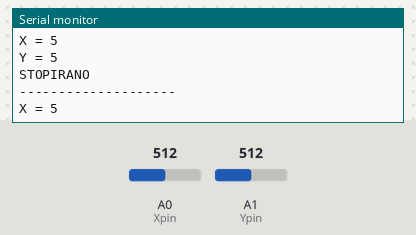
The sketch below on a simulated Arduino Uno, built with avr-gcc and run on an emulated ATmega328P. On the bench: the last lines printed to the serial monitor. Inputs (shaded band) come from the test bench; at power-on: A0 (Xpin) = 512, A1 (Ypin) = 512. No radio packets arrive unless stated.

Above: at 1.2 s.
1.3 s: A0 (Xpin) set to 494
At 2.3 s:
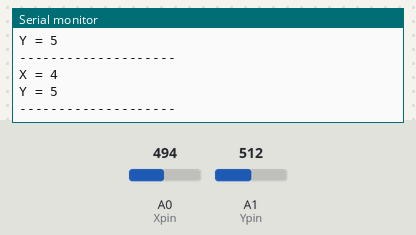
2.8 s: A1 (Ypin) set to 108
At 3.5 s:
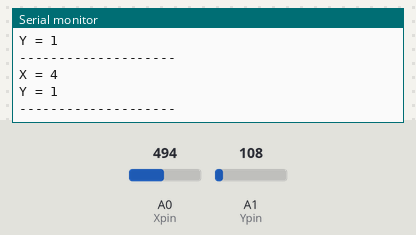
4.3 s: A1 (Ypin) set to 92
At 5.3 s:
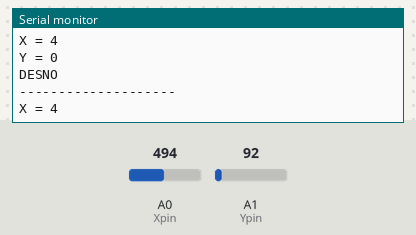
5.9 s: A0 (Xpin) set to 324
At 7.0 s:
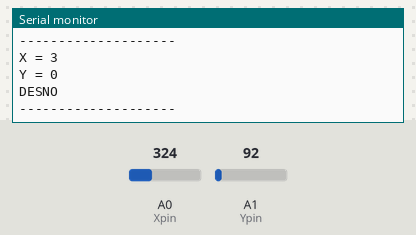
8.9 s: A0 (Xpin) set to 298
At 9.7 s:
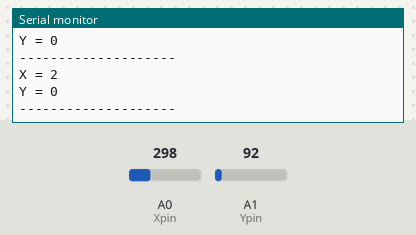
Timing chart, 0 to 11.9 s (numbered marks = the images above; inputs shaded):
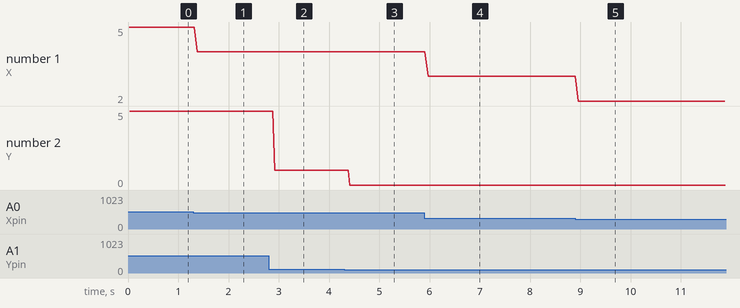

Measured:
- the behaviour switches between 512 and 511 on A0 (Xpin) (found by bisection; images 0 and 1)
- the behaviour switches between 103 and 102 on A1 (Ypin) (found by bisection; images 2 and 3)
- after the input at 1.3 s, the serial monitor: prints a new line after 0.08 s (image 1)
- after the input at 2.8 s, the serial monitor: prints a new line after 0.12 s (image 2)
- after the input at 4.3 s, the serial monitor: prints a new line after 0.12 s (image 3)
- after the input at 5.9 s, the serial monitor: prints a new line after 0.07 s (image 4)
- after the input at 8.9 s, the serial monitor: prints a new line after 0.06 s (image 5)
- plotted number 1: 5 → 4 after the input at 1.3 s, 4 → 3 after the input at 5.9 s, 3 → 2 after the input at 8.9 s

The sketch:

joystick.ino
```cpp
// Joystick remote code. Taking the "map" inspiration from Robodude95 (THANKS!)
#include <VirtualWire.h> // include the VirtualWire library
#define Xpin A0 // Let the X axis be defined on analog pin 0
#define Ypin A1 // Let the Y axis be defined on analog pin 1

// Što je Ypina?
#define Ypina A2

int joyY =0;
int joyVal;

int X = 0; // Let the value of X pin be an integer, and initially be 0
int Y = 0; // Let the value of Y pin be an integer, and initially be 0
void setup() {
  // put your setup code here, to run once:
  vw_setup(2000); // begin wireless transmission @ 2000 bps
  vw_set_tx_pin(12); // set the digital pin 12 to be the transmit pin
  Serial.begin(9600); // begin serial communication with the arduino @ 9600 baud
}

void loop() {
  // što ovjde čitaš? joyY je postavljen na 0. koji je to pin?
   joyVal = analogRead(joyY);
  joyVal = map(joyVal,0,1023,0,180);

  X = analogRead(Xpin); // Let the analog read of X axis be stored in the previously defined integer X
  Y = analogRead(Ypin); // Let the analog read of Y axis be stored in a previouslt defined integer named Y
  X = map(X, 0, 1023, 0, 10); // Map the values of X axis from 0 to 1023, to 0 to 10
  Y = map(Y, 0, 1023, 0, 10); // Map the values of Y axis from 0 to 1023, to 0 to 10

  //možeš dodati kontrolu, da vidiš koje vrijednosti šalje joystick
  Serial.println("--------------------");
  Serial.print("X = ");Serial.println(X);
  Serial.print("Y = ");Serial.println(Y);

  if (X == 5 && Y == 5) { // if the value of X and Y axis is 5
    char *msg = "x"; // store the character 'x' in a char named msg
    digitalWrite(13, true); // light up the d13 LED to show transmission
    vw_send((uint8_t *)msg, strlen(msg)); // send the message 'x' via the transmitter
    vw_wait_tx(); // wait until the whole message is sent
    digitalWrite(13, false); // turn off the D13 LED once the message is sent
    Serial.println("STOPIRANO"); // print "STOPPED" in the serial monitor
  }
  if (X == 0 && Y >= 4) { // if X is equal to zero and Y is more than equal to 4
    char *msg = "w"; // store the message 'w' in a char named msg
    digitalWrite(13, true); // light up the D13 LED to show transmission
    vw_send((uint8_t *)msg, strlen(msg)); // send the message 'w' via the transmitter
    vw_wait_tx(); // wait until the whole message is sent
    digitalWrite(13, false); // turn off the D13 LED to show that message is sent
    Serial.println("NAPRIJED"); // print "GOING FORAWARD" in the serial monitor

  }
  if (X >= 3 && Y == 9) { // if X is more than equal to 3 and Y is equal to 9
    char *msg = "a"; // store the message 'a' in a char named msg
    digitalWrite(13, true); // light up the D13 LED to show transmission
    vw_send((uint8_t *)msg, strlen(msg)); // send the message 'a' via the transmitter
    vw_wait_tx(); //  wait for the message to be sent
    digitalWrite(13, false); // turn off the D13 LED to show that the message is sent
    Serial.println("LIJEVO"); // print "GOING LEFT" in the serial monitor

  }
  if (X == 10 && Y >= 4) { // if X is equal to 10 and Y is more than equal to 4
    char *msg = "s"; // store the message 's' in a char named msg
    digitalWrite(13, true); // light up the D13 LED to show transmission
    vw_send((uint8_t *)msg, strlen(msg)); //  send the message 's' via the transmitter
    vw_wait_tx(); //  wait for the message to be sent
    digitalWrite(13, false); // flash the D13 led off to show that the message is sent
    Serial.println("NAZAD"); // print "GOING BACKWARD" in the serial monitor
  }
  if ( X >= 3 && Y == 0) { // if X is greater than equal to 3 and Y is equal to 0
    char *msg = "d"; // store the message 'd', in a char named msg
    digitalWrite(13, true); // light up the D13 LED to show transmission
    vw_send((uint8_t *)msg, strlen(msg)); // send the message 'd' via the transmitter
    vw_wait_tx(); //wait until the whole message is sent
    digitalWrite(13, false); // turn off the D13 LED to show that message is sent
    Serial.println("DESNO"); // print "GOING RIGHT" in the serial monitor
  }

}
```
